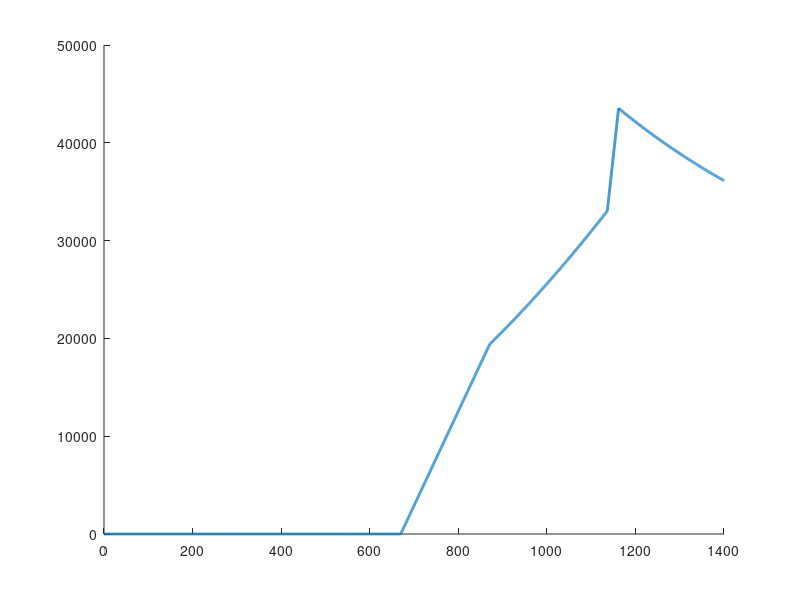

The MATLAB script that drew this image: (Note: this script raises an error after producing the figure.)
% Gen Speed vs Tq plot

hold on


W_hss=0:.1:1400;


% Define Constants
m1_5 = 96.5338;         %Region 1.5 slope (Nm/rpm)
c1_5 = -64677.65123;    %Region 1.5 offset (Nm)
K = 0.025576386;        %Region 2 gain (Nm/rpm^2)
m2_5= 412.076;          %Region 2.5 slope (Nm/rpm)
c2_5 = -435288.3165;     %Region 2.5 offset (Nm)
P0 = 5e6/0.944;         %Region 3 raw power (W)

for count=1:14001
if (W_hss(count) >= 1161.9632) %Region 3 calcs
        genTorque(count) = 30/pi * P0 / W_hss(count);
elseif (W_hss(count) >= 1136.4978)                %Region 2.5
    genTorque(count) = m2_5 * W_hss(count) + c2_5;
elseif (W_hss(count) >= 871)                    %Region 2
    genTorque(count) = K * W_hss(count)^2;
elseif (W_hss(count) > 670)                    %Region 1.5
    genTorque(count) = m1_5 * W_hss(count) + c1_5;
else                                    %Region 1
    genTorque(count) = 0;
end
end

plot(W_hss,genTorque,'LineWidth',2)
hold on
plot(W_hss,K * W_hss.^2,'K','LineWidth',2)
title('Gen Spd Vs. Torque- Baseline')
xlabel('Gen Speed (RPM)')
ylabel('Gen Torque (Nm)')
xlims=[-inf inf];
ylims=[-inf, inf];
axis([xlims ylims])
grid on
